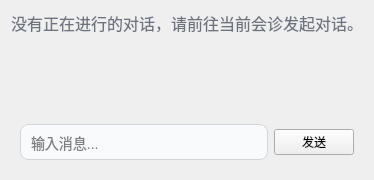
<ui version="4.0">
 <class>Message</class>
 <widget class="QWidget" name="Message">
   <layout class="QVBoxLayout">

     <!-- Warning message -->
     <item>
       <widget class="QLabel" name="warningLabel">
         <property name="text">
           <string>没有正在进行的对话，请前往当前会诊发起对话。</string>
         </property>
         <property name="visible">
           <bool>false</bool>
         </property>
         <property name="alignment">
           <set>Qt::AlignCenter</set>
         </property>
         <property name="styleSheet">
           <string notr="true">QLabel { font-size:16px; color:#6b7280; }</string>
         </property>
       </widget>
     </item>

     <!-- Card widget for messages -->
     <item>
     <widget class="QFrame" name="cardWidget">
         <property name="frameShape">
             <enum>QFrame::NoFrame</enum>  <!-- remove border -->
         </property>
         <property name="frameShadow">
             <enum>QFrame::Plain</enum>
         </property>
         <layout class="QVBoxLayout" name="cardLayout">
             <item>
                 <widget class="QScrollArea" name="scrollArea">
                     <property name="frameShape">
                         <enum>QFrame::NoFrame</enum> <!-- remove scroll area border -->
                     </property>
                     <property name="widgetResizable">
                         <bool>true</bool>
                     </property>
                     <widget class="QWidget" name="scrollAreaWidgetContents">
                         <layout class="QVBoxLayout" name="messagesLayout">
                             <item>
                                 <spacer name="verticalSpacer">
                                     <property name="orientation">
                                         <enum>Qt::Vertical</enum>
                                     </property>
                                     <property name="sizeHint" stdset="0">
                                         <size>
                                             <width>20</width>
                                             <height>40</height>
                                         </size>
                                     </property>
                                 </spacer>
                             </item>
                         </layout>
                     </widget>
                 </widget>
             </item>

             <!-- Input + Send -->
             <item>
                 <layout class="QHBoxLayout" name="inputLayout">
                     <item>
                         <widget class="QLineEdit" name="messageEdit">
                             <property name="placeholderText">
                                 <string>输入消息...</string>
                             </property>
                             <property name="styleSheet">
                                 <string notr="true">
                                     QLineEdit {
                                         border: 1px solid #d1d5db;
                                         border-radius: 8px;
                                         padding: 8px;
                                         font-size: 14px;
                                         background: #f9fafb;
                                     }
                                     QLineEdit:focus {
                                         border: 1px solid #3b82f6;
                                         background: #ffffff;
                                     }
                                 </string>
                             </property>
                         </widget>
                     </item>
                     <item>
                         <widget class="QPushButton" name="sendButton">
                             <property name="text">
                                 <string>发送</string>
                             </property>
                         </widget>
                     </item>
                 </layout>
             </item>
         </layout>
     </widget>
     </item>

   </layout>
 </widget>
</ui>
